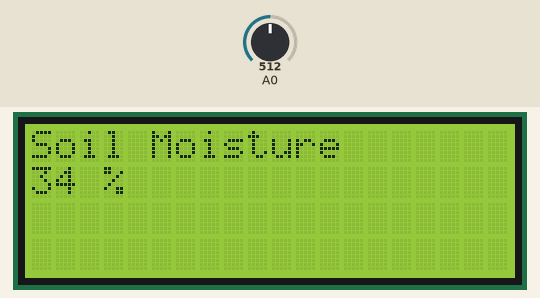
Simulated run of this sketch. Board: Arduino Uno, built with avr-gcc and run on an emulated ATmega328P. On the bench: 20×4 character LCD. The test bench sets the inputs (shaded band); at power-on: A0 = 512. What the sketch prints to the serial monitor is not drawn.

Above: at 0.1 s.
1.3 s: A0 set to 609
At 2.4 s:
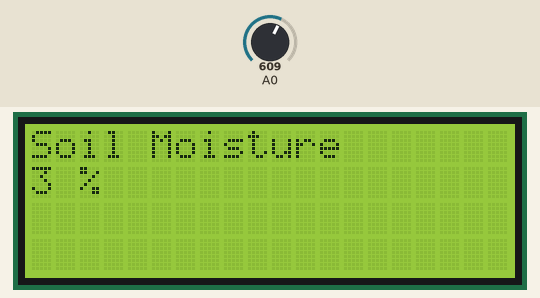
At 3.0 s:
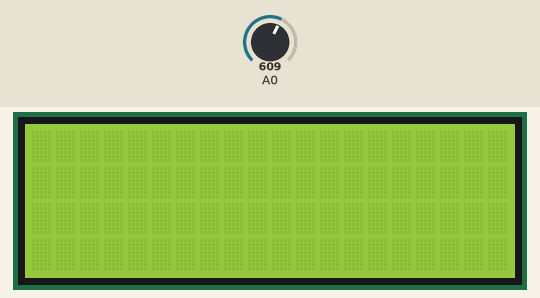
4.1 s: A0 set to 636
7.1 s: A0 set to 511
At 8.0 s:
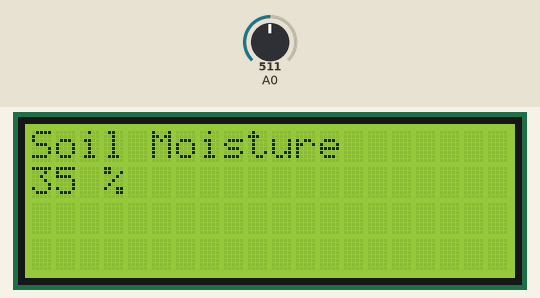
Timing chart, 0 to 10.1 s (numbered marks = the images above; inputs shaded):
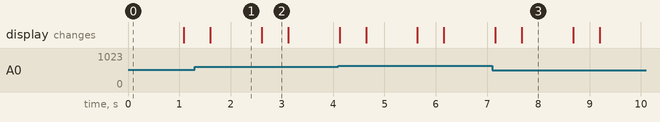

Measured:
- after the input at 1.3 s, the display: changes after 0.30 s (image 1)
- after the input at 7.1 s, the display: first differs from a run without the input after 0.58 s (image 3)
- what the display in image 1 shows lasts 1.0 s, from 1.6 s to 2.6 s
- what the display in image 2 shows lasts 0.5 s, from 2.6 s to 3.1 s

The sketch:

I2C_Capacitative_Soil_Moisture_Sensor_LCD.ino
```cpp
#include <Wire.h>
#include <LiquidCrystal_I2C.h>

// Set the LCD address to 0x27 for a 20 chars and 4 line display
LiquidCrystal_I2C lcd(0x3f, 20, 4);

const int AirValue = 620;   //you need to replace this value with Value_1
const int WaterValue = 310;  //you need to replace this value with Value_2
int soilMoistureValue = 0;
int soilmoisturepercent=0;

void setup()
{
    Serial.begin(9600); // open serial port, set the baud rate to 9600 bps
	lcd.begin();
}

void loop()
{
  soilMoistureValue = analogRead(A0);
  Serial.println(soilMoistureValue);
  soilmoisturepercent = map(soilMoistureValue, AirValue, WaterValue, 0, 100);

  if(soilmoisturepercent > 100) {
    Serial.println("100 %");
    lcd.setCursor(0, 0);
    lcd.print("Soil Moisture");
    lcd.setCursor(0, 1);
    lcd.print("100 %");
  } else if(soilmoisturepercent <0) {
    Serial.println("0 %");
    lcd.setCursor(0, 0);
    lcd.print("Soil Moisture");
    lcd.setCursor(0, 1);
    lcd.print("0 %");
  } else {
    //else if(soilmoisturepercent >0 && soilmoisturepercent < 100)
    Serial.print(soilmoisturepercent);
    Serial.println("%");
    lcd.setCursor(0, 0);
    lcd.print("Soil Moisture");
    lcd.setCursor(0, 1);
    lcd.print(soilmoisturepercent);
    lcd.print(" %");
  }
    delay(1000);
    lcd.clear();


  delay(500);
}
```
